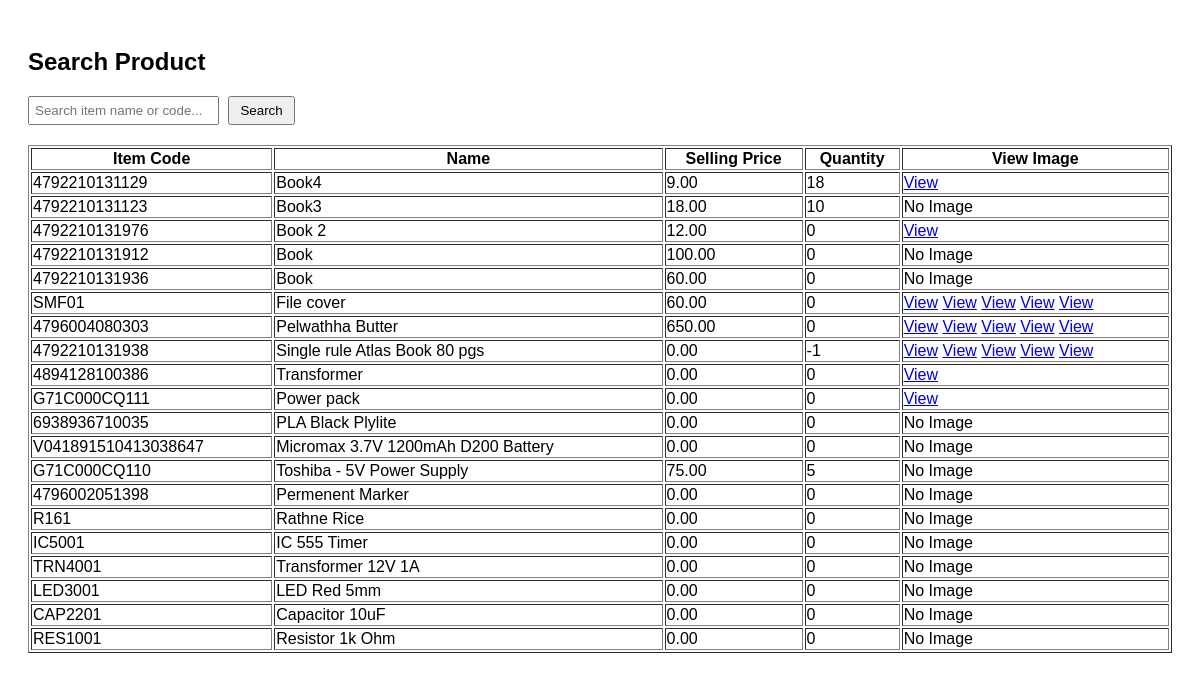
Screenshot of /search-product.php with the database file from the repository.
### tables this page shows
CREATE TABLE IF NOT EXISTS `items` (
  `id` int NOT NULL AUTO_INCREMENT,
  `item_code` varchar(100) NOT NULL,
  `name` varchar(255) NOT NULL,
  `image` text,
  `buying_price` decimal(10,2) DEFAULT '0.00',
  `selling_price` decimal(10,2) DEFAULT '0.00',
  `quantity` int DEFAULT '0',
  PRIMARY KEY (`id`),
  UNIQUE KEY `item_code` (`item_code`)
);

### search-product.php (the view, shortened to what this page needs)
<?php include 'db.php';
$searchTerm = $_GET['search'] ?? '';
?>
<!DOCTYPE html>
<html>
<head>
    <link rel="stylesheet" href="style.css">
</head>
<body>
    <h2>Search Product</h2>
    <form method="GET">
        <input type="text" name="search" placeholder="Search item name or code..." value="<?php echo htmlspecialchars($searchTerm); ?>">
        <button type="submit">Search</button>
    </form>
    <table border="1" style="margin-top: 20px;">
        <thead>
            <tr>
                <th>Item Code</th>
                <th>Name</th>
                <th>Selling Price</th>
                <th>Quantity</th>
                <th>View Image</th>
            </tr>
        </thead>
        <tbody>
            <?php
            $sql = "SELECT * FROM items";
            $sql .= " ORDER BY id DESC";
            $result = $conn->query($sql);
            while ($row = $result->fetch_assoc()) {
                echo "<tr>
                        <td>{$row['item_code']}</td>
                        <td>{$row['name']}</td>
                        <td>{$row['selling_price']}</td>
                        <td>{$row['quantity']}</td>
                        <td>";
                if (!empty($row['image'])) {
                    $images = explode(',', $row['image']);
                    foreach ($images as $img) {
                        echo "<a href='{$img}' target='_blank'>View</a> ";
                    }
                } else {
                    echo "No Image";
                }
                echo "</td></tr>";
            }
            ?>
        </tbody>
    </table>
</body>
</html>

### style.css (style rules this page uses)
body { font-family: Arial, sans-serif; padding: 20px; }
table { width: 100%; margin-top: 20px; }
input[type="text"] { padding: 5px; }
button { padding: 5px 10px; margin-left: 5px; }

### rows the page displays
items: item_code "4792210131129", name "Book4", selling_price "9.00", quantity "18"
items: item_code "4792210131123", name "Book3", selling_price "18.00", quantity "10", image "No Image"
items: item_code "4792210131976", name "Book 2", selling_price "12.00", quantity "0"
items: item_code "4792210131912", name "Book", selling_price "100.00", quantity "0", image "No Image"
items: item_code "4792210131936", name "Book", selling_price "60.00", quantity "0", image "No Image"
items: item_code "SMF01", name "File cover", selling_price "60.00", quantity "0"
items: item_code "4796004080303", name "Pelwathha Butter", selling_price "650.00", quantity "0"
items: item_code "4792210131938", name "Single rule Atlas Book 80 pgs", selling_price "0.00", quantity "-1"
items: item_code "4894128100386", name "Transformer", selling_price "0.00", quantity "0"
items: item_code "G71C000CQ111", name "Power pack", selling_price "0.00", quantity "0"
items: item_code "6938936710035", name "PLA Black Plylite", selling_price "0.00", quantity "0", shows "No Image"
items: item_code "V041891510413038647", name "Micromax 3.7V 1200mAh D200 Battery", selling_price "0.00", quantity "0", shows "No Image"
items: item_code "G71C000CQ110", name "Toshiba - 5V Power Supply", selling_price "75.00", quantity "5", image "No Image"
items: item_code "4796002051398", name "Permenent Marker", selling_price "0.00", quantity "0", shows "No Image"
items: item_code "R161", name "Rathne Rice", selling_price "0.00", quantity "0", shows "No Image"
items: item_code "IC5001", name "IC 555 Timer", selling_price "0.00", quantity "0", shows "No Image"
items: item_code "TRN4001", name "Transformer 12V 1A", selling_price "0.00", quantity "0", shows "No Image"
items: item_code "LED3001", name "LED Red 5mm", selling_price "0.00", quantity "0", shows "No Image"
items: item_code "CAP2201", name "Capacitor 10uF", selling_price "0.00", quantity "0", shows "No Image"
items: item_code "RES1001", name "Resistor 1k Ohm", selling_price "0.00", quantity "0", shows "No Image"
